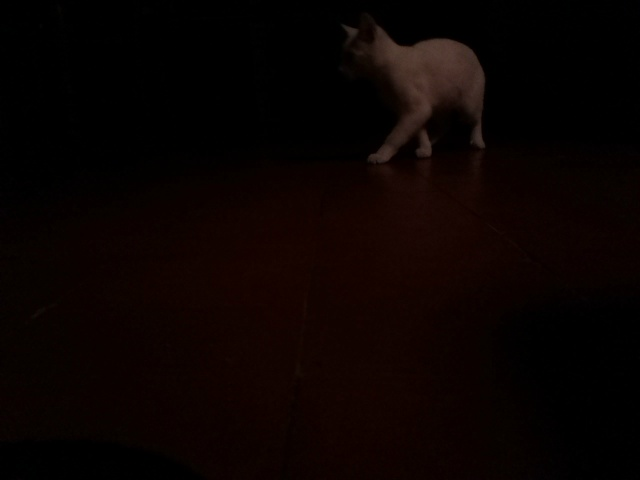
#> input picture Raspberry/tests/test001.jpg, 640 x 480 px
$ python -i detect.py   (imports and definitions only)
#> lines starting #> are read from the running program, lines starting #| are printed output that depends on the picture; after the words box and inside, x2 and y2 are one past the last pixel; in counts of white or black regions, pixels touching at a corner belong together
#> further down, picture is the input picture: shape (480, 640, 3); mean B, G, R 1.3, 2.7, 10.1
import cv2
import numpy as np

class Detect:
    def __init__(self):
        super().__init__()
        # Valeur de flou, impair
        self.blur = 41
        # Seuils sur le gris
        self.gray_thr = 60, 255
        # Aire minimal avec différence de pixels
        self.area_thr = 500000
        self.fgbg = cv2.createBackgroundSubtractorMOG2()
        # self.first_frame = None

    def process(self, frame):
        gray = cv2.cvtColor(frame, cv2.COLOR_RGB2GRAY)
        gray = cv2.GaussianBlur(gray, (self.blur, self.blur), 0)

        return gray

    def detect(self, frame):
        h_frame, w_frame, _ = frame.shape
#> h_frame = 480; w_frame = 640
        # gray = self.process(frame)

        fgmask = self.fgbg.apply(frame)
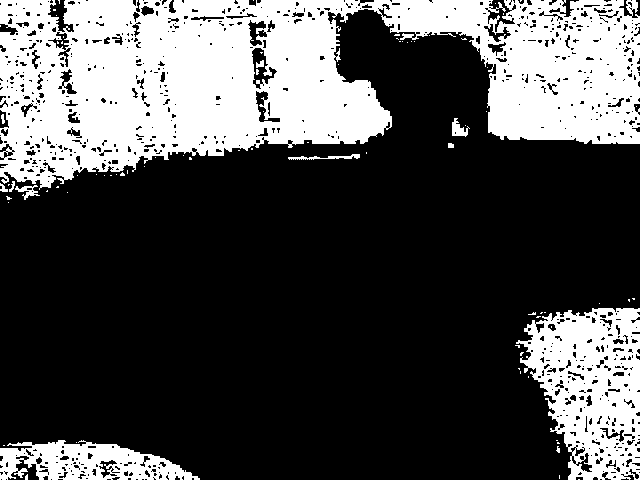
#> fgmask: shape (480, 640); values 127 (black) and 255 (white), 30.4% white; 82 white regions (71 under 20 px), largest, box (x1, y1, x2, y2) and area: (0, 0, 640, 190) 74331, (516, 308, 640, 480) 13417, (0, 440, 200, 480) 4799
        thresh = cv2.threshold(fgmask, 60, 255, cv2.THRESH_BINARY)[1]
#> thresh: shape (480, 640); every value is 255
        thresh = cv2.dilate(thresh, None, iterations=2)
        # x, y, w, h = cv2.boundingRect(thresh)
        contours, _ = cv2.findContours(thresh, cv2.RETR_TREE,
                                       cv2.CHAIN_APPROX_SIMPLE)
#> contours = [[[0, 0], [0, 479], [639, 479], [639, 0]]]

        for c in contours:
            if cv2.contourArea(c) > 50000:
                (x, y, w, h) = cv2.boundingRect(c)
                boxed_frame = cv2.cvtColor(frame, cv2.COLOR_BGR2RGB)
                boxed_frame = cv2.rectangle(boxed_frame, (x, y), (x + w, y + h), (0, 255, 0), 2)
                cv2.imwrite("last_box.jpg", boxed_frame)
                return True
#> this loop made 1 pass
#> (c, x, y, w, h) on pass 1: ([[0, 0], [0, 479], [639, 479], [639, 0]], 0, 0, 640, 480)
#> pass 1, in detect, `boxed_frame = cv2.rectangle(boxed_frame, (x, y), (x + w, y + h), (0, 2..`:
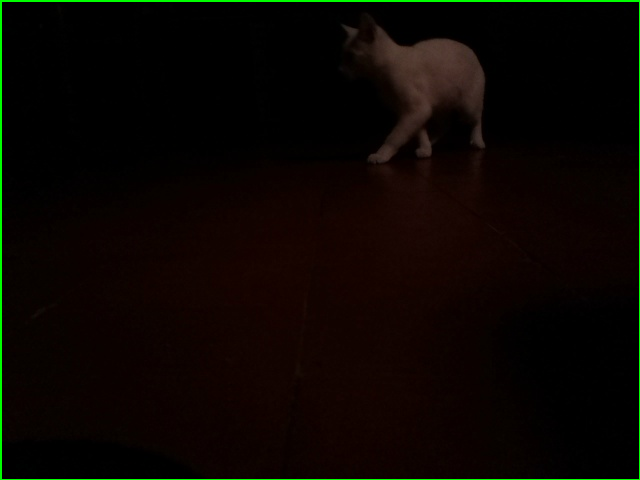
#> boxed_frame: shape (480, 640, 3); mean R, G, B 10, 5.4, 1.3

        return False


    # def detect(self, frame):
    #     h_frame, w_frame, _ = frame.shape
    #     gray = self.process(frame)
    #     # if self.first_frame is None:
    #     #     self.first_frame = gray
    #     #     return False
    #     # Ecart entre les frames
    #     delta = cv2.absdiff(self.first_frame, gray)
    #
    #     if np.sum(delta) > self.area_thr:
    #         self.first_frame = gray
    #         return True
    #     # Seuil
    #     # thresh = cv2.threshold(delta, *self.gray_thr, cv2.THRESH_BINARY)[1]
    #     # # Dilatation des zones
    #     # thresh = cv2.dilate(thresh, None, iterations=2)
    #     #
    #     # x, y, w, h = cv2.boundingRect(thresh)
    #     # contours, _ = cv2.findContours(thresh, cv2.RETR_TREE,
    #     #                                cv2.CHAIN_APPROX_SIMPLE)
    #     # print(contours)
    #     # for c in contours:
    #     #     print(cv2.contourArea(c))
    #     #     if cv2.contourArea(c) > self.area_thr:
    #     #         self.first_frame = gray
    #     #         return True
    #
    #     return False

>>> import cv2
>>> picture = cv2.imread('../tests/test001.jpg')
>>> result = Detect().detect(picture)
#> result = True

$ run again, on Raspberry/tests/test002.jpg
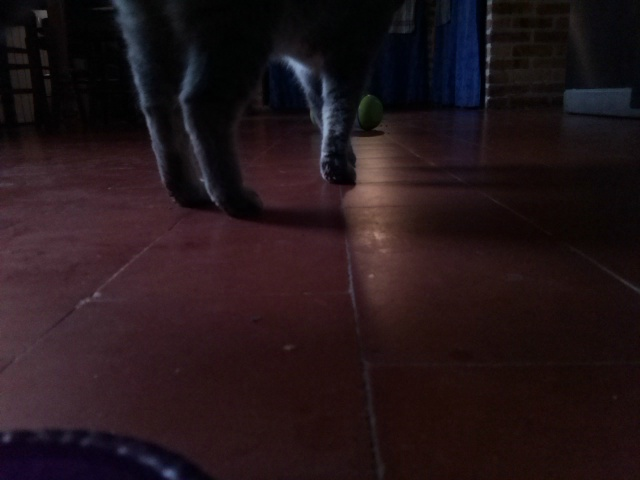
#> input picture Raspberry/tests/test002.jpg, 640 x 480 px
#> picture is the input picture: shape (480, 640, 3); mean B, G, R 25.3, 21.7, 35.4
#> in detect, `fgmask = self.fgbg.apply(frame)`:
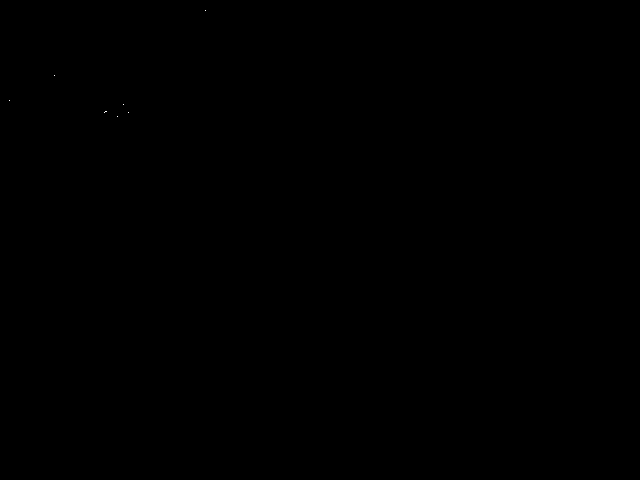
#> fgmask: shape (480, 640); values 127 (black) and 255 (white), 0% white in thin lines or dots, all inside (x1, y1, x2, y2) = (9, 10, 206, 117)
#> thresh: shape (480, 640); every value is 255
#> contours = [[[0, 0], [0, 479], [639, 479], [639, 0]]]
#> the loop in detect, `for c in contours:` made 1 pass
#> (c, x, y, w, h) on pass 1: ([[0, 0], [0, 479], [639, 479], [639, 0]], 0, 0, 640, 480)
#> pass 1, in detect, `boxed_frame = cv2.rectangle(boxed_frame, (x, y), (x + w, y + h), (0, 2..`:
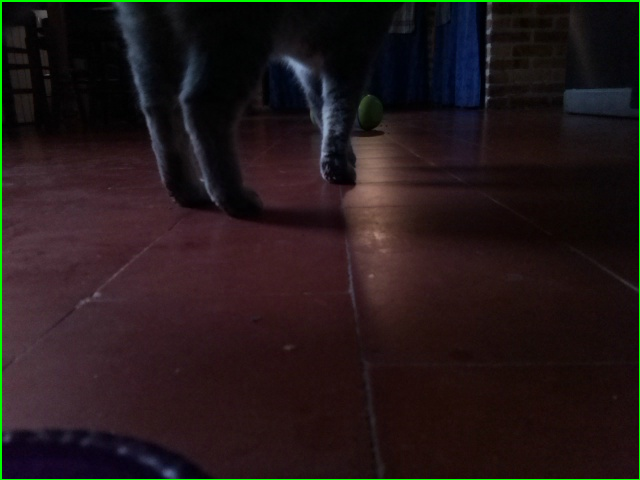
#> boxed_frame: shape (480, 640, 3); mean R, G, B 35.1, 24.2, 25.1
#> result = True

$ run again, on Raspberry/tests/test003.jpg
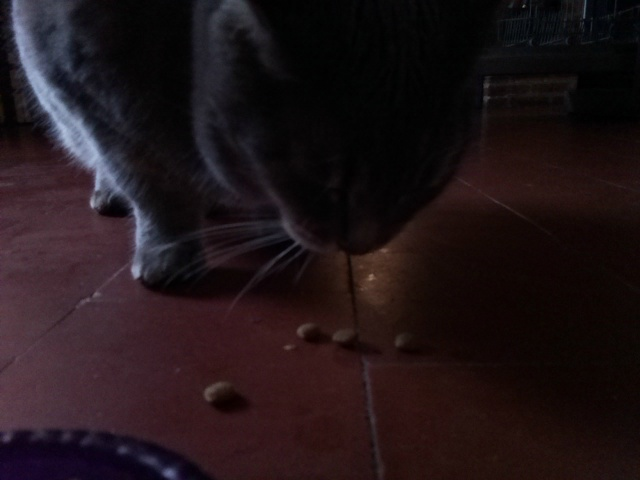
#> input picture Raspberry/tests/test003.jpg, 640 x 480 px
#> picture is the input picture: shape (480, 640, 3); mean B, G, R 23.7, 20.6, 32.1
#> in detect, `fgmask = self.fgbg.apply(frame)`:
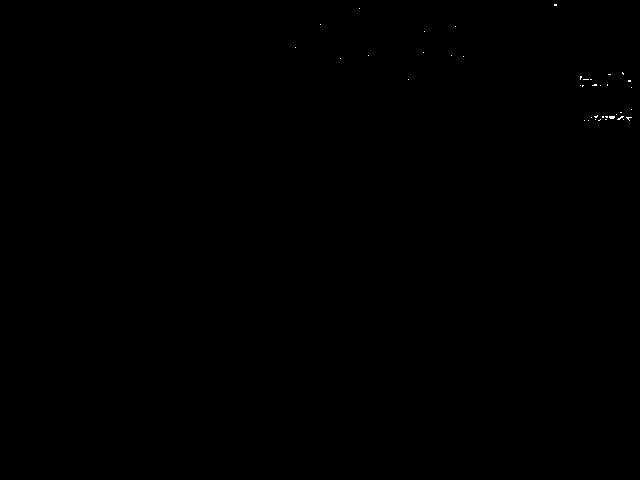
#> fgmask: shape (480, 640); values 127 (black) and 255 (white), 0.04% white in thin lines or dots, all inside (x1, y1, x2, y2) = (295, 4, 632, 121)
#> thresh: shape (480, 640); every value is 255
#> contours = [[[0, 0], [0, 479], [639, 479], [639, 0]]]
#> the loop in detect, `for c in contours:` made 1 pass
#> (c, x, y, w, h) on pass 1: ([[0, 0], [0, 479], [639, 479], [639, 0]], 0, 0, 640, 480)
#> pass 1, in detect, `boxed_frame = cv2.rectangle(boxed_frame, (x, y), (x + w, y + h), (0, 2..`:
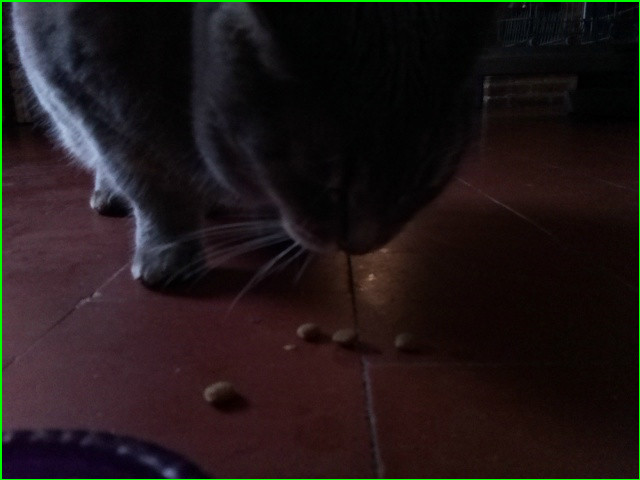
#> boxed_frame: shape (480, 640, 3); mean R, G, B 31.8, 23.2, 23.4
#> result = True
